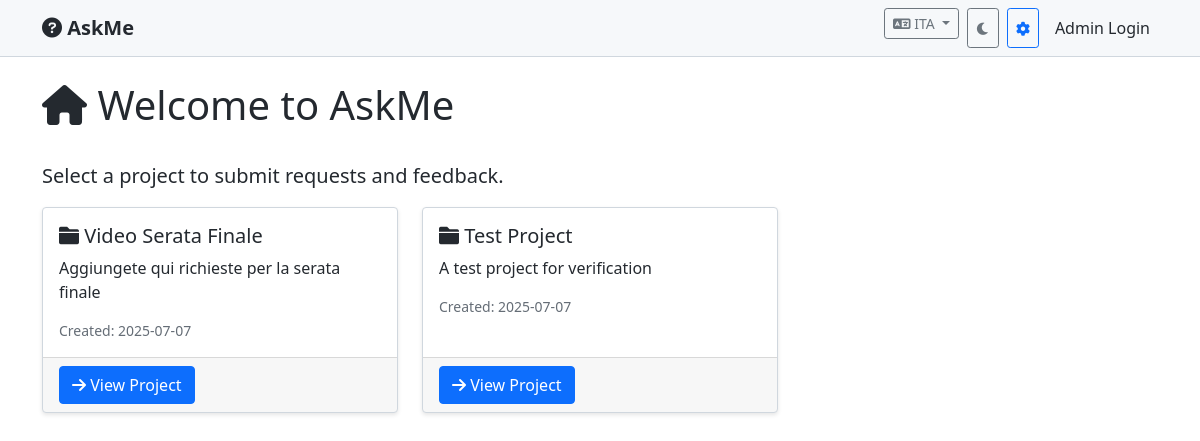
The page / on the database its author committed.
### tables this page shows
CREATE TABLE user_preferences (
            id INTEGER PRIMARY KEY AUTOINCREMENT,
            user_ip TEXT NOT NULL UNIQUE,
            custom_nickname TEXT,
            language TEXT DEFAULT 'en',
            theme TEXT DEFAULT 'light',
            created_at TIMESTAMP DEFAULT CURRENT_TIMESTAMP,
            updated_at TIMESTAMP DEFAULT CURRENT_TIMESTAMP
        );

CREATE TABLE projects (
            id INTEGER PRIMARY KEY AUTOINCREMENT,
            name TEXT NOT NULL UNIQUE,
            description TEXT,
            is_locked BOOLEAN DEFAULT 0,
            created_at TIMESTAMP DEFAULT CURRENT_TIMESTAMP
        );

### app.py (the view)
@app.route('/')
def index():
    user_ip = request.remote_addr
    user_prefs = get_user_preferences(user_ip)
    conn = get_db()
    projects = conn.execute('SELECT * FROM projects WHERE is_locked = 0').fetchall()
    conn.close()
    return render_template('index.html', projects=projects, user_prefs=user_prefs)

### app.py (called while the page is built, shortened)
def get_db():
    conn = sqlite3.connect(DATABASE)
    conn.row_factory = sqlite3.Row
    return conn

def get_username_from_ip(ip):
    hash_object = hashlib.md5(ip.encode())
    return f"user_{hash_object.hexdigest()[:8]}"

def get_user_preferences(ip):
    conn = get_db()
    prefs = conn.execute('SELECT * FROM user_preferences WHERE user_ip = ?', (ip,)).fetchone()
    conn.close()
    return prefs

@app.context_processor
def utility_processor():
    return dict(get_username_from_ip=get_username_from_ip)

### templates/index.html (shortened to what this page needs)
{% extends "base.html" %}
{% block content %}
<div class="row">
    <div class="col-md-12">
        <div class="d-flex justify-content-between align-items-center mb-4">
            <h1><i class="fas fa-home"></i> Welcome to AskMe</h1>
        </div>
        <p class="lead">Select a project to submit requests and feedback.</p>
        {% if projects %}
            <div class="row">
                {% for project in projects %}
                    <div class="col-md-6 col-lg-4 mb-4">
                        <div class="card h-100">
                            <div class="card-body">
                                <h5 class="card-title">
                                    <i class="fas fa-folder"></i> {{ project.name }}
                                </h5>
                                <p class="card-text">{{ project.description or 'No description available' }}</p>
                                <div class="d-flex justify-content-between align-items-center">
                                    <small class="text-muted">
                                        Created: {{ project.created_at.split(' ')[0] }}
                                    </small>
                                </div>
                            </div>
                            <div class="card-footer">
                                <a href="{{ url_for('project_detail', project_id=project.id) }}"
                                   class="btn btn-primary">
                                    <i class="fas fa-arrow-right"></i> View Project
                                </a>
                            </div>
                        </div>
                    </div>
                {% endfor %}
            </div>
        {% endif %}
    </div>
</div>
{% endblock %}

### static/css/style.css (style rules this page uses)
:root { --primary-color: #0969da; --secondary-color: #26292c; --success-color: #1a7f37; --danger-color: #cf222e; --warning-color: #d1242f; --info-color: #0969da; --light-color: #f6f8fa; --dark-color: #24292f; --body-bg: #ffffff; --body-color: #24292f; --card-bg: #ffffff; --card-header-bg: #f6f8fa; --border-color: #d0d7de; --navbar-bg: #f6f8fa; --navbar-color: #24292f; --form-bg: #ffffff; --form-color: #24292f; --table-stripe-bg: rgba(175, 184, 193, 0.2); --chat-bg: #f6f8fa; --text-muted: #656d76; --modal-bg: #ffffff; }
body { background-color: var(--body-bg); color: var(--body-color); transition: background-color 0.3s ease, color 0.3s ease; }
.card { background-color: var(--card-bg); border-color: var(--border-color); box-shadow: 0 2px 4px rgba(0, 0, 0, 0.1); transition: background-color 0.3s ease, border-color 0.3s ease; }
.text-muted { color: var(--text-muted) !important; }
.btn { transition: all 0.3s ease; }
* { transition: background-color 0.3s ease, color 0.3s ease, border-color 0.3s ease; }

### rows shown on the page
projects: name "Video Serata Finale", description "Aggiungete qui richieste per la serata finale", created_at "2025-07-07"
projects: name "Test Project", description "A test project for verification", created_at "2025-07-07"
